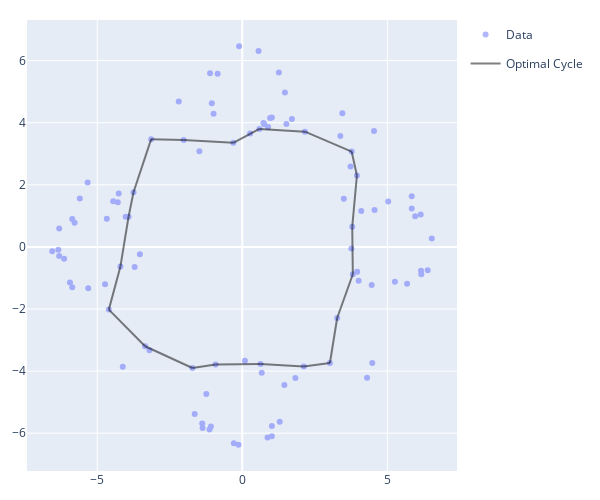

The cell this chart's notebook holds for it:
### Markdown cell above
#### Find Representative Cycles
To find representative cycles, we use the factored matrix and the `optimize_cycle` method. This returns a lot of information, including the initial unoptimized cycle and the process used to remove simplifies to optimize the cycle, but I don't show these here since I think they're irrelevant for our project. If interested, check out `vietoris_rips_bounding.ipynb` in Greg's example notebooks.

### Code cell
# cycle to optimize
i = homology[homology['dimension'] == 1].sort_values('cycle nnz').index[-1] # pick the largest cycle the optimize (could pick any what forms an actual cycle, this one's just easy)

# optimization problem
start = pd.Timestamp.now()
optimal = factored.optimize_cycle(
        birth_simplex=homology['birth simplex'][i], 
        problem_type='preserve PH basis'
    )
print(f'Optimizaiton took {pd.Timestamp.now() - start}')
optimal_edges = optimal['chain']['optimal cycle']['simplex'].tolist() # bounding box of optimal cycle

# plotting
trace_dta = go.Scatter( # data plot
        x=dta[:, 0],
        y=dta[:, 1],
        mode='markers',
        showlegend=True,
        name='Data',
        opacity=0.5
    )
traces_optimal = [oat.plot.edge__trace2d(edge, dta) for edge in optimal_edges] # optimal cycle plot
for n, trace in enumerate(traces_optimal): # plot optimal cycle
    trace.update(
            showlegend=(n==0),
            legendgroup='opti',
            opacity=0.5,
            name='Optimal Cycle',
            line=dict(color='black')
        )
fig = go.Figure(data=[trace_dta]+traces_optimal)
fig.update_layout(
        width=600, 
        height=500,
        margin=dict(l=20, r=20, t=20, b=20)
    )
fig.show()

### Figure 1 — Plotly figure (JSON) as saved in the notebook; plotly's stock layout.template omitted (floating-point values rounded to 4 significant figures)
{"data": [{"mode": "markers", "name": "Data", "opacity": 0.5, "showlegend": true, "type": "scatter", "x": [-4.2, 4.3, 4.1, 3.45, 3.96, 1.02, 6.53, 4.46, 0.27, -4.12, -1.38, 4.54, -1.08, -5.86, -2.19, -1.37, -1.24, -5.86, 0.56, 4.01, 1.71, 1.47, 3.81, -3.53, -4.29, 0.63, 5.96, 0.73, -0.29, 6.16, 1.02, 5.84, -1.13, -1.11, 1.83, -3.2, -1.64, 0.09, 0.89, -3.71, -6.55, 3.5, 5.68, 1.29, 5.03, -6.31, 0.96, 0.76, 3.77, 6.39, 4.56, -1.48, 3.02, 3.38, -0.13, 3.76, 5.84, 1.45, -1.72, 3.95, 3.73, -6.31, 2.12, 4.48, -4.02, 3.79, -0.31, -0.85, -0.99, -3.14, 1.26, -5.33, 3.27, 0.87, -5.94, -6.34, 0.67, -4.67, -4.73, 1.52, 1.02, 6.15, -4.6, 2.16, -3.35, -4.26, -0.11, -3.75, -5.6, -6.14, -2.02, -0.92, 0.59, -5.31, 6.17, -5.78, 5.26, -3.92, -1.05, -4.45], "y": [-0.63, -4.21, 1.16, 4.3, -0.8, -6.1, 0.27, -1.23, 3.65, -3.86, -5.69, 3.73, -5.78, -1.3, 4.68, -5.83, -4.74, 0.9, 6.31, -1.09, 4.12, 4.97, -0.88, -0.24, 1.44, -3.77, 0.99, 3.99, -6.32, -0.77, 4.17, 1.24, -5.88, 5.59, -4.22, -3.33, -5.38, -3.67, 3.86, -0.65, -0.14, 1.55, -1.19, -5.63, 1.46, -0.29, 4.15, 3.95, 3.07, -0.75, 1.19, 3.08, -3.74, 3.57, -6.37, -0.05, 1.63, -4.45, -3.9, 2.3, 2.59, 0.59, -3.85, -3.74, 0.97, 0.65, 3.35, 5.58, 4.29, 3.47, 5.62, 2.07, -2.29, -6.14, -1.15, -0.09, -4.05, 0.91, -1.2, 3.96, -5.77, 1.04, -2.02, 3.71, -3.2, 1.72, 6.46, 1.76, 1.56, -0.38, 3.44, -3.79, 3.8, -1.33, -0.88, 0.78, -1.12, 0.97, 4.63, 1.47]}, {"legendgroup": "opti", "line": {"color": "black"}, "mode": "lines", "name": "Optimal Cycle", "opacity": 0.5, "showlegend": true, "type": "scatter", "x": [-3.14, -3.445, -3.75], "y": [3.47, 2.615, 1.76]}, {"legendgroup": "opti", "line": {"color": "black"}, "mode": "lines", "name": "Optimal Cycle", "opacity": 0.5, "showlegend": false, "type": "scatter", "x": [-1.72, -2.535, -3.35], "y": [-3.9, -3.55, -3.2]}, {"legendgroup": "opti", "line": {"color": "black"}, "mode": "lines", "name": "Optimal Cycle", "opacity": 0.5, "showlegend": false, "type": "scatter", "x": [3.77, 2.965, 2.16], "y": [3.07, 3.39, 3.71]}, {"legendgroup": "opti", "line": {"color": "black"}, "mode": "lines", "name": "Optimal Cycle", "opacity": 0.5, "showlegend": false, "type": "scatter", "x": [-4.6, -3.975, -3.35], "y": [-2.02, -2.61, -3.2]}, {"legendgroup": "opti", "line": {"color": "black"}, "mode": "lines", "name": "Optimal Cycle", "opacity": 0.5, "showlegend": false, "type": "scatter", "x": [-0.31, -1.165, -2.02], "y": [3.35, 3.395, 3.44]}, {"legendgroup": "opti", "line": {"color": "black"}, "mode": "lines", "name": "Optimal Cycle", "opacity": 0.5, "showlegend": false, "type": "scatter", "x": [3.95, 3.87, 3.79], "y": [2.3, 1.475, 0.65]}, {"legendgroup": "opti", "line": {"color": "black"}, "mode": "lines", "name": "Optimal Cycle", "opacity": 0.5, "showlegend": false, "type": "scatter", "x": [-4.2, -4.06, -3.92], "y": [-0.63, 0.17, 0.97]}, {"legendgroup": "opti", "line": {"color": "black"}, "mode": "lines", "name": "Optimal Cycle", "opacity": 0.5, "showlegend": false, "type": "scatter", "x": [2.16, 1.375, 0.59], "y": [3.71, 3.755, 3.8]}, {"legendgroup": "opti", "line": {"color": "black"}, "mode": "lines", "name": "Optimal Cycle", "opacity": 0.5, "showlegend": false, "type": "scatter", "x": [0.63, -0.145, -0.92], "y": [-3.77, -3.78, -3.79]}, {"legendgroup": "opti", "line": {"color": "black"}, "mode": "lines", "name": "Optimal Cycle", "opacity": 0.5, "showlegend": false, "type": "scatter", "x": [3.81, 3.8, 3.79], "y": [-0.88, -0.115, 0.65]}, {"legendgroup": "opti", "line": {"color": "black"}, "mode": "lines", "name": "Optimal Cycle", "opacity": 0.5, "showlegend": false, "type": "scatter", "x": [3.81, 3.54, 3.27], "y": [-0.88, -1.585, -2.29]}, {"legendgroup": "opti", "line": {"color": "black"}, "mode": "lines", "name": "Optimal Cycle", "opacity": 0.5, "showlegend": false, "type": "scatter", "x": [0.63, 1.375, 2.12], "y": [-3.77, -3.81, -3.85]}, {"legendgroup": "opti", "line": {"color": "black"}, "mode": "lines", "name": "Optimal Cycle", "opacity": 0.5, "showlegend": false, "type": "scatter", "x": [3.02, 3.145, 3.27], "y": [-3.74, -3.015, -2.29]}, {"legendgroup": "opti", "line": {"color": "black"}, "mode": "lines", "name": "Optimal Cycle", "opacity": 0.5, "showlegend": false, "type": "scatter", "x": [-4.2, -4.4, -4.6], "y": [-0.63, -1.325, -2.02]}, {"legendgroup": "opti", "line": {"color": "black"}, "mode": "lines", "name": "Optimal Cycle", "opacity": 0.5, "showlegend": false, "type": "scatter", "x": [-3.14, -2.58, -2.02], "y": [3.47, 3.455, 3.44]}, {"legendgroup": "opti", "line": {"color": "black"}, "mode": "lines", "name": "Optimal Cycle", "opacity": 0.5, "showlegend": false, "type": "scatter", "x": [-0.31, 0.14, 0.59], "y": [3.35, 3.575, 3.8]}, {"legendgroup": "opti", "line": {"color": "black"}, "mode": "lines", "name": "Optimal Cycle", "opacity": 0.5, "showlegend": false, "type": "scatter", "x": [3.02, 2.57, 2.12], "y": [-3.74, -3.795, -3.85]}, {"legendgroup": "opti", "line": {"color": "black"}, "mode": "lines", "name": "Optimal Cycle", "opacity": 0.5, "showlegend": false, "type": "scatter", "x": [-3.75, -3.835, -3.92], "y": [1.76, 1.365, 0.97]}, {"legendgroup": "opti", "line": {"color": "black"}, "mode": "lines", "name": "Optimal Cycle", "opacity": 0.5, "showlegend": false, "type": "scatter", "x": [-1.72, -1.32, -0.92], "y": [-3.9, -3.845, -3.79]}, {"legendgroup": "opti", "line": {"color": "black"}, "mode": "lines", "name": "Optimal Cycle", "opacity": 0.5, "showlegend": false, "type": "scatter", "x": [3.77, 3.86, 3.95], "y": [3.07, 2.685, 2.3]}], "layout": {"height": 500, "margin": {"b": 20, "l": 20, "r": 20, "t": 20}, "width": 600}}
